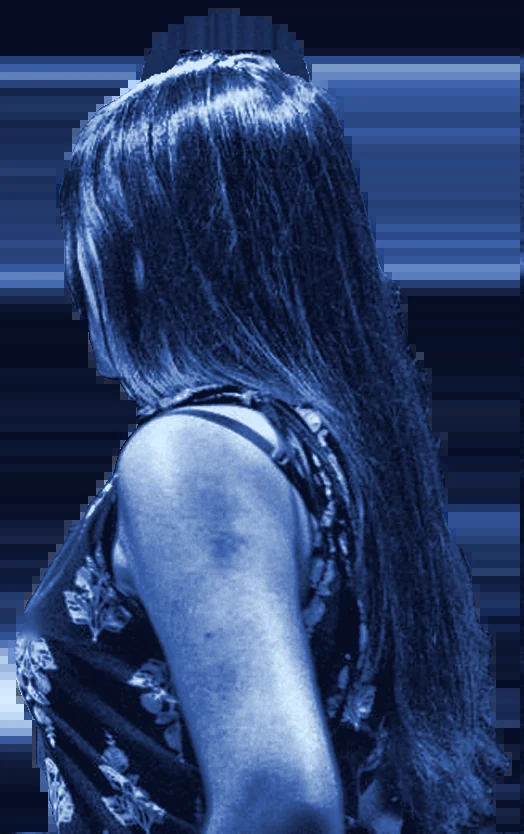
#> input picture mockups/cutouts/stage-src/nandini-half.webp, 524 x 834 px; the run also reads 1 picture not shown here
$ python make_cutouts.py stage-src/nandini-half.webp stage-src/nandini-half-fade.webp stage-src/nandini-half-fade.webp
#> lines starting #> are read from the running program, lines starting #| are printed output that depends on the picture; after the words box and inside, x2 and y2 are one past the last pixel; in counts of white or black regions, pixels touching at a corner belong together
"""Her photo cut-outs in the poster filters (half body: the photo ends at the
waist and so does she).

  stage/nandini-half.webp     blue newsprint B&W, for the stage reverse shot
  stage/nandini-half-shadow.webp
  photos/cut-hrx.webp         cream-and-ink B&W, sticker rim   (Hritik poster)
  photos/cut-blue.webp        halftone duotone, ink on electric blue (Dev D, in blue)
  photos/cut-pop.webp         posterised purple / cyan / cream (Masaan)
  photos/cut-lime.webp        stippled lime on ink (Rockstar)
  photos/strip-*.webp         thermal-gradient bands to float in front (Hritik)
  photos/grunge.webp          dark distressed canvas for the poster boards
  photos/cutouts.json         aspect + strip rectangles (0..1, from top-left)

usage: make_cutouts.py clean.png mask.png public_dir
"""
import json
import os
import sys

import cv2
import numpy as np
from PIL import Image

src, mask_src, pub = sys.argv[1], sys.argv[2], sys.argv[3]
stage_dir = os.path.join(pub, "stage")
photo_dir = os.path.join(pub, "photos")
os.makedirs(stage_dir, exist_ok=True)
os.makedirs(photo_dir, exist_ok=True)

img = cv2.imread(src)
#> img is the input picture: shape (834, 524, 3); mean B, G, R 106.8, 64.2, 44
m = cv2.imread(mask_src, cv2.IMREAD_GRAYSCALE)
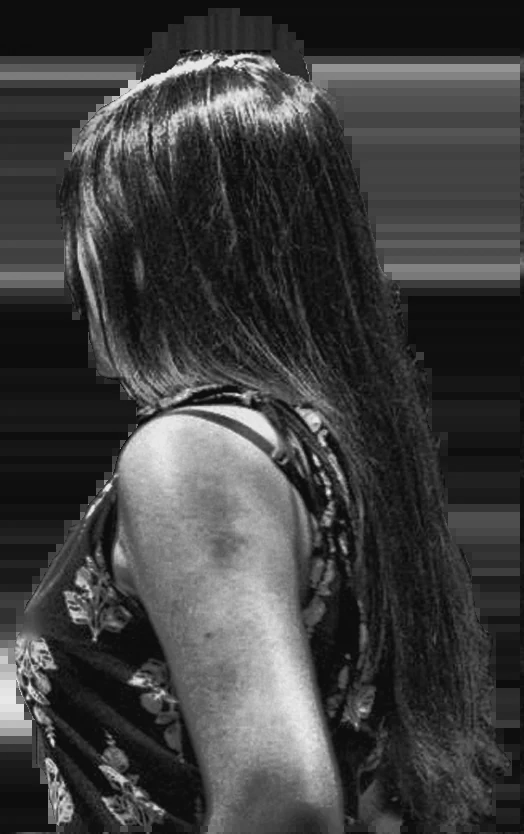
#> m: shape (834, 524); min 5, max 240, mean 63

X0, X1 = 340, 690
crop = img[:, X0:X1]
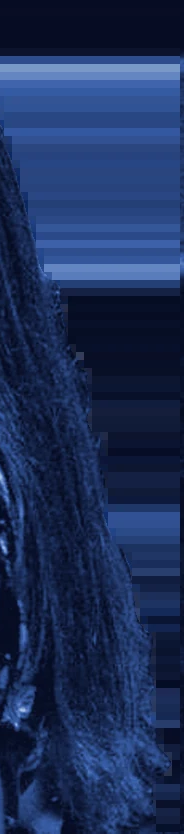
#> crop: shape (834, 184, 3); mean B, G, R 89.1, 46.7, 28.1
mc = m[:, X0:X1].astype(np.float32) / 255.0
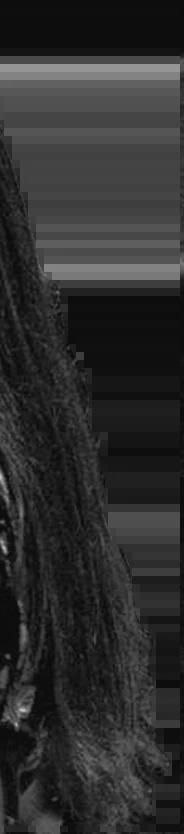
#> mc: shape (834, 184) float32; min 0.0275, max 0.765, mean 0.18
h, w = mc.shape
#> h = 834; w = 184
TOP = 30
H = TOP + h
#> H = 864
S = 1.6

gray = cv2.cvtColor(crop, cv2.COLOR_BGR2GRAY)
clahe = cv2.createCLAHE(clipLimit=2.4, tileGridSize=(6, 6))
g = clahe.apply(gray).astype(np.float32) / 255.0
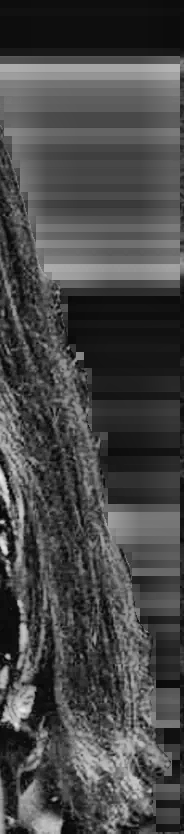
#> g: shape (834, 184) float32; min 0.0118, max 0.922, mean 0.281
sel = mc > 0.5
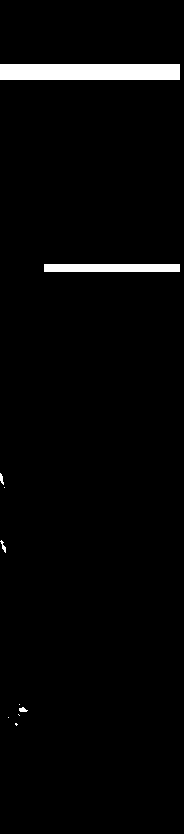
#> sel: shape (834, 184) bool; 2.7% white; 10 white regions (5 under 20 px), largest, box (x1, y1, x2, y2) and area: (0, 64, 180, 80) 2880, (44, 264, 180, 272) 1088, (0, 540, 6, 553) 31, (19, 707, 28, 712) 31, (0, 473, 4, 485) 28
lo, hi = np.percentile(g[sel], [3, 99.6])
#> lo = 0.573; hi = 0.89
g = np.clip((g - lo) / (hi - lo), 0, 1)

canvas = np.zeros((H, w), np.float32)
alpha = np.zeros((H, w), np.float32)
canvas[TOP:] = g
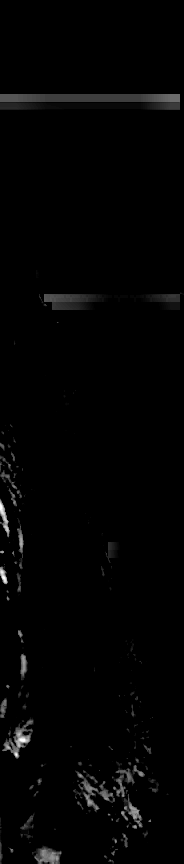
#> canvas: shape (864, 184) float32; min 0, max 1, mean 0.0135
alpha[TOP:] = mc
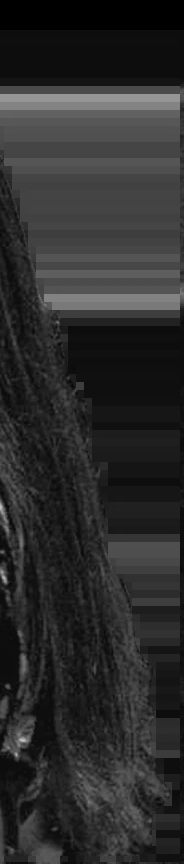
#> alpha: shape (864, 184) float32; min 0, max 0.765, mean 0.174

# the photo crops the top of her head: round the crown off in hair
r0 = np.where(mc[20] > 0.5)[0]
#> r0 = empty array
#> (the run stopped early here; a loop or call above may not have finished)
